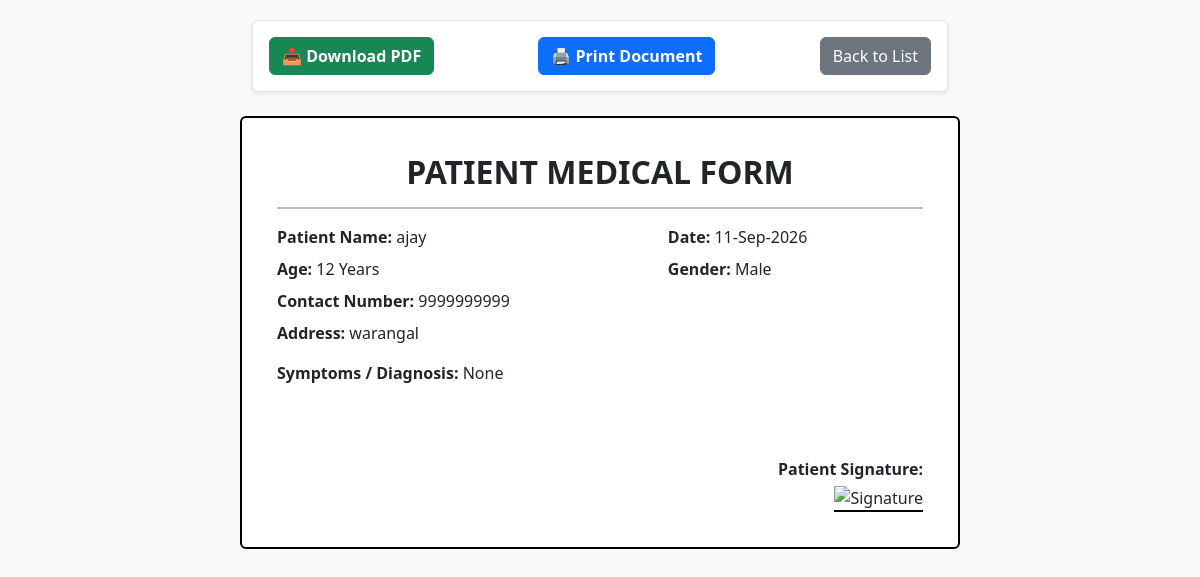
The app's page /print/12/ with its own data.
### patients/models.py (models this page shows, shortened)
class Patient(models.Model):
    name = models.CharField(max_length=100, blank=True, null=True)
    age = models.CharField(max_length=10, blank=True, null=True)
    gender = models.CharField(max_length=20, blank=True, null=True)
    phone = models.CharField(max_length=20, blank=True, null=True)
    address = models.TextField(blank=True, null=True)
    diagnosis = models.TextField(blank=True, null=True)
    symptoms = models.TextField(blank=True, null=True)
    extracted_text = models.TextField(blank=True, null=True)
    signature_data = models.TextField(blank=True, null=True)
    created_at = models.DateTimeField(auto_now_add=True)

### patients/views.py (the view)
# urls.py: path('print/<int:pk>/', views.patient_print, name='patient_print'),
def patient_print(request, pk):
    patient = get_object_or_404(Patient, pk=pk)
    return render(request, 'patients/patient_print.html', {'patient': patient})

### patients/templates/patients/patient_print.html (shortened to what this page needs)
<!DOCTYPE html>
<html lang="en">
<head>
    <link href="https://cdn.jsdelivr.net/npm/bootstrap@5.3.0/dist/css/bootstrap.min.css" rel="stylesheet">
</head>
<body>
    <div class="container text-center mb-4 no-print" style="max-width: 720px;">
        <div class="d-flex justify-content-between align-items-center bg-white p-3 shadow-sm rounded border">
            <button id="downloadPdfBtn" class="btn btn-success fw-bold">
                📥 Download PDF
            </button>
            <button onclick="window.print()" class="btn btn-primary fw-bold">
                🖨️ Print Document
            </button>
            <a href="{% url 'patient_list' %}" class="btn btn-secondary">
                Back to List
            </a>
        </div>
    </div>
    <div id="printArea" class="medical-card">
        <h2 class="text-center text-uppercase fw-bold mb-3">Patient Medical Form</h2>
        <hr style="border: 1px solid #000;">
        <div class="row my-2">
            <div class="col-7"><strong>Patient Name:</strong> {{ patient.name }}</div>
            <div class="col-5"><strong>Date:</strong> {{ patient.created_at|date:"d-M-Y" }}</div>
        </div>
        <div class="row my-2">
            <div class="col-7"><strong>Age:</strong> {{ patient.age }} Years</div>
            <div class="col-5"><strong>Gender:</strong> {{ patient.gender }}</div>
        </div>
        <div class="row my-2">
            <div class="col-12"><strong>Contact Number:</strong> {{ patient.phone }}</div>
        </div>
        <div class="row my-2">
            <div class="col-12"><strong>Address:</strong> {{ patient.address }}</div>
        </div>
        <div class="row my-3">
            <div class="col-12"><strong>Symptoms / Diagnosis:</strong> {{ patient.symptoms }}</div>
        </div>
        <div class="row mt-5 pt-4">
            <div class="col-6"></div>
            <div class="col-6 text-end">
                <p class="mb-1 fw-bold">Patient Signature:</p>
                {% if patient.signature_data %}
                    <img src="{{ patient.signature_data }}" style="width: 160px; height: 60px; border-bottom: 2px solid #000;" alt="Signature">
                {% else %}
                    <span class="text-danger">No signature recorded</span>
                {% endif %}
            </div>
        </div>
    </div>
</body>
</html>

### patients/templates/patients/patient_print.html (style rules this page uses)
body { background: #f8f9fa; padding: 20px; }
.medical-card { background: #ffffff; border: 2px solid #000; padding: 35px; border-radius: 6px; max-width: 720px; margin: 0 auto; }

### records on screen
Patient: name "ajay", created_at "11-Sep-2026", age "12", gender "Male", phone "9999999999", address "warangal", symptoms "None"
